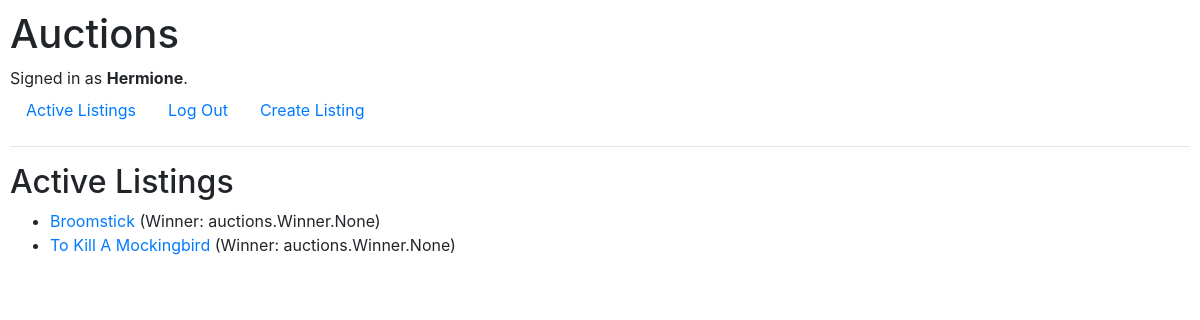
The page / (signed in) on the database its author committed.
### auctions/models.py (models this page shows, shortened)
class User(AbstractUser):
    username = models.CharField(max_length=64, unique=True)
    email = models.EmailField(max_length=64)
    password = models.CharField(max_length=64)
    watchlist = models.ManyToManyField('Listing', blank=True, related_name='watchlist')

class Listing(models.Model):
    title = models.CharField(max_length=64)
    description = models.TextField()
    starting_bid = models.DecimalField(max_digits=10, decimal_places=2)
    image = models.URLField(blank=True)
    category = models.CharField(max_length=64, blank=True)
    created_by = models.ForeignKey(User, on_delete=models.CASCADE, related_name='listings')
    is_active = models.BooleanField(default=True)

### auctions/views.py (the view)
# urls.py: path("", views.index, name="index"),
def index(request):
    if request.user.is_authenticated:
        return render(request, "auctions/index.html", {
            "listings": Listing.objects.all(),
            "watchlist": User.objects.get(pk=request.user.id).watchlist.all()
        })
    else:
        return render(request, "auctions/index.html", {
            "listings": Listing.objects.all()
        })

### auctions/templates/auctions/index.html
{% extends "auctions/layout.html" %}
{% block body %}
    <h2>Active Listings</h2>
    <ul>
        {% for listing in listings %}
            <li>
                <a href="{% url 'auctions:listing' listing.id %}">{{ listing.title }}</a>
                {% if listing.winner %}
                    (Winner: {{ listing.winner }})
                {% endif %}
        {% endfor %}
{% endblock %}

### auctions/templates/auctions/layout.html (shortened to what this page needs)
{% load static %}
<!DOCTYPE html>
<html lang="en">
    <head>
        <link rel="stylesheet" href="https://stackpath.bootstrapcdn.com/bootstrap/4.4.1/css/bootstrap.min.css">
        <link href="{% static 'auctions/styles.css' %}" rel="stylesheet">
    </head>
    <body>
        <h1>Auctions</h1>
        <div>
            {% if user.is_authenticated %}
                Signed in as <strong>{{ user.username }}</strong>.
            {% else %}
                Not signed in.
            {% endif %}
        </div>
        <ul class="nav">
            <li class="nav-item">
                <a class="nav-link" href="{% url 'auctions:index' %}">Active Listings</a>
            </li>
            {% if user.is_authenticated %}
                <li class="nav-item">
                    <a class="nav-link" href="{% url 'auctions:logout' %}">Log Out</a>
                </li>
                <li class="nav-item">
                    <a class="nav-link" href="{% url 'auctions:create' %}">Create Listing</a>
                </li>
            {% endif %}
        </ul>
        <hr>
        {% block body %}
        {% endblock %}
    </body>
</html>

### auctions/static/auctions/styles.css (style rules this page uses)
body { padding: 10px; }

### rows shown on the page
User: username "Hermione"
Listing: title "Broomstick", winner "auctions.Winner.None"
Listing: title "To Kill A Mockingbird", winner "auctions.Winner.None"
